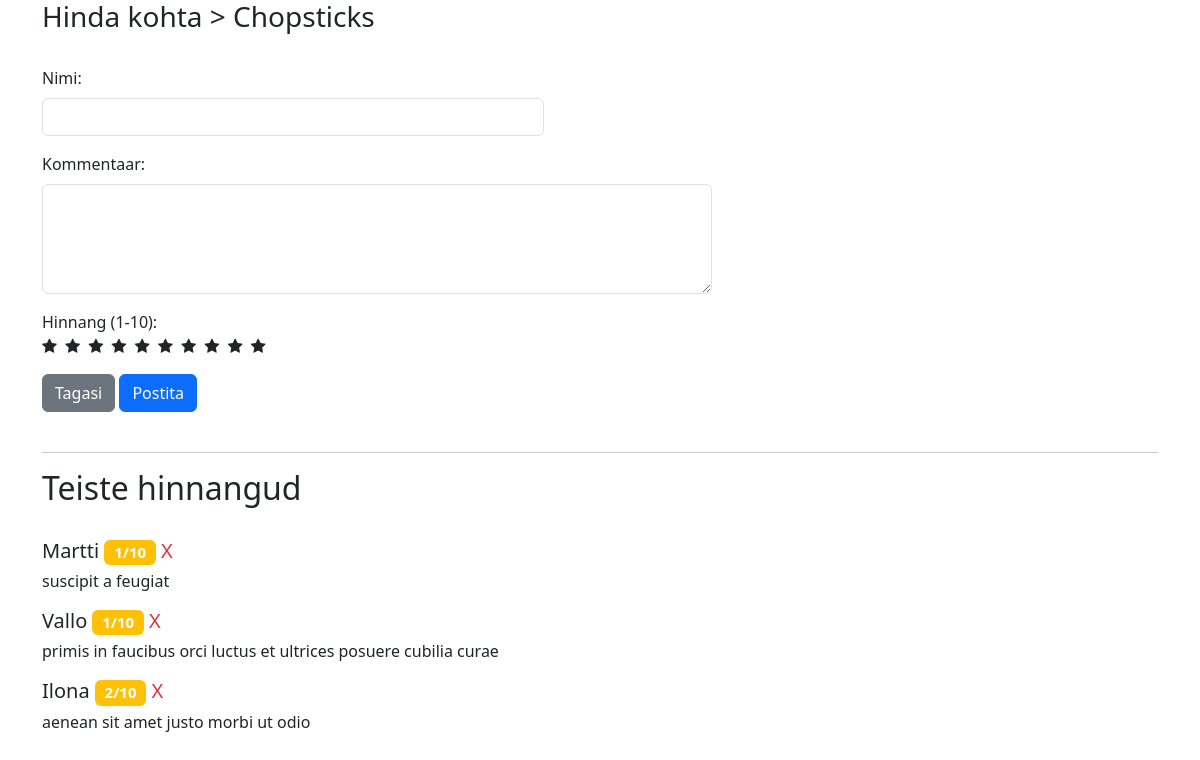
Page /KT/admin/uus_hinnang.php?koht=25 (signed in) on the committed database.
### tables this page shows
CREATE TABLE `hinnangud` (
  `id` int(6) NOT NULL,
  `nimi` varchar(255) NOT NULL,
  `hinnang` int(3) NOT NULL,
  `kommentar` varchar(255) NOT NULL,
  `koht_id` int(6) NOT NULL
);

### KT/admin/uus_hinnang.php (the view, shortened to what this page needs)
<?php
include ("C:/xampp/htdocs/php/KT/config.php");
if(isset($_GET['koht'])) {
    $valitudkoht = $_GET['koht'];
    $sqlValitud_koht = "SELECT nimi FROM kohad WHERE id = '$valitudkoht'";
    $valitud_koht = $uhendus->query($sqlValitud_koht);
    $row = mysqli_fetch_assoc($valitud_koht);
} else {
    header("Location: /php/KT/");
}
?>
<!DOCTYPE html>
<html lang="et">
<head>
    <link href="https://cdn.jsdelivr.net/npm/bootstrap@5.3.2/dist/css/bootstrap.min.css" rel="stylesheet">
    <link rel="stylesheet" href="https://cdnjs.cloudflare.com/ajax/libs/font-awesome/4.7.0/css/font-awesome.min.css">
</head>
<body>
    <div class="container">
        <h3>Hinda kohta > <?php echo $row['nimi'];?></h3><br>
        <form method="post">
        <div class="mb-3">
                <label for="nimi" class="form-label">Nimi:</label>
                <input type="text" name="nimi" id="nimi" style="width: 45%;" class="form-control" required>
            </div>
            <div class="mb-3">
                <label for="kommentar" class="form-label">Kommentaar:</label>
                <textarea name="kommentar" id="kommentar" style="width: 60%;" class="form-control" rows="4" required></textarea>
            </div>
            <p class="star">Hinnang (1-10):<br>
                <label for="hinnang1"><i class="fa fa-star"></i></label>
                <label for="hinnang2"><i class="fa fa-star"></i></label>
                <label for="hinnang3"><i class="fa fa-star"></i></label>
                <label for="hinnang4"><i class="fa fa-star"></i></label>
                <label for="hinnang5"><i class="fa fa-star"></i></label>
                <label for="hinnang6"><i class="fa fa-star"></i></label>
                <label for="hinnang7"><i class="fa fa-star"></i></label>
                <label for="hinnang8"><i class="fa fa-star"></i></label>
                <label for="hinnang9"><i class="fa fa-star"></i></label>
                <label for="hinnang10"><i class="fa fa-star"></i></label>
            </p>
            <div style="float: middle;">
                <a href="/php/KT/admin/" class="btn btn-secondary">Tagasi</a>
                <input type="submit" class="btn btn-primary" value="Postita">
            </div>
        </form>
        <br>
        <hr>
        <h2>Teiste hinnangud</h2><br>
        <?php
        $sql_hinnangud = "SELECT * FROM hinnangud WHERE koht_id = '$valitudkoht'";
        $result_hinnangud = $uhendus->query($sql_hinnangud);
        if ($result_hinnangud->num_rows > 0) {
            while($row = $result_hinnangud->fetch_assoc()) {
                echo '<h5 class="mb-1">' . htmlspecialchars($row["nimi"]) . ' <span class="badge bg-warning">' . htmlspecialchars($row["hinnang"]) . '/10</span>';
                echo '<a href="/php/KT/admin/del_hinnang.php?kommentar=' . urlencode($row["kommentar"]) . '&koht=' . urlencode($valitudkoht) . '" style="text-decoration: none;" class="text-danger"> X</a></h5>';
                echo '<p>' . htmlspecialchars($row["kommentar"]) . '</p>';
            }
        } else {
            echo '<div class="alert alert-info">Hinnanguid ei leitud.</div>';
        }
        ?>
    </div>
    </body>
</html>

### rows in the picture
hinnangud: nimi "Martti", hinnang "1", kommentar "suscipit a feugiat"
hinnangud: nimi "Vallo", hinnang "1", kommentar "primis in faucibus orci luctus et ultrices posuere cubilia curae"
hinnangud: nimi "Ilona", hinnang "2", kommentar "aenean sit amet justo morbi ut odio"
